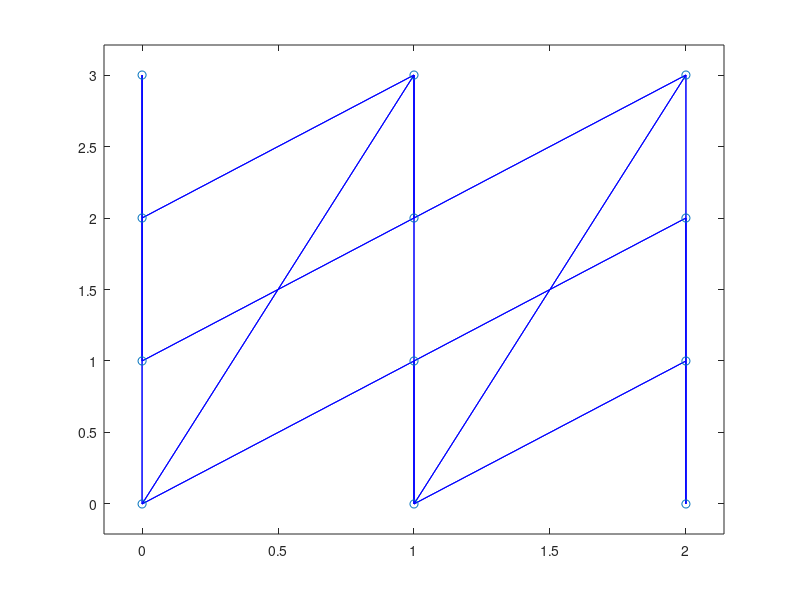

MATLAB code for this plot:
% Modeling a sliding microscopic 2D object
% Author: Theodor Jonsson
% Date 5/1/2023
% Testing using vectorized implementation instead of nested loops first.
% The strategy is to construct an adjecency matrix and use that together
% with similar method as in exercise 2 to simulate the system.
% The force function will now be more complicated but it will probabily be
% significantly faster and more general.
%

% ------- GIVEN PROPERTIES -------
Nc = 3; % Number of columns of the 2D object.
Nr = 4; % Rows of columns of the 2D object.
masses = 1; % All particles have mass 1.
ks = 100;
kd = 0;
g = 1;
dt = 2e-3;
L = 1; % Evenly distributed particles => sqrt(2) on diagonal.
% --------------------------------
NP = Nc*Nr;

% ------- Set up the 2D object --------
n_dims = 2;
% The object is denoted by the matrix X
x = meshgrid(0:L:(Nc-1)/L,0:L:(Nr-1)/L);
y = flip(meshgrid(0:L:(Nr-1)/L,0:L:(Nc-1)/L)',1);
X = cat(3,x,y);
X = reshape(X,[NP n_dims]); % Flatten the matrix.
% X now has Shape (NP x n_dims) 

% Now we can construct the adjecency matrix for the list of particles.
% Which we can use as a mask to remove the forces from non connected
% particles.
A = zeros(NP,NP);
for r = 0:Nr-1
    for c = 0:Nc-1
        i = r*Nc+c+1

        if c > 0
            A(i-1,i) = 1;
            A(i,i-1) = 1;
        end
        if r > 0
            A(i-Nc,i) = 1;
            A(i,i-Nc) = 1;
        end
    end
end
image(A*256)
x = squeeze(X(:,1));
y = squeeze(X(:,2));
xy = [x y]; % xy should be (NP x n_dims)
% Update positions etc. and plot
gplot(A,xy,'b')
hold on
scatter(X(:,1),X(:,2))
hold off
axis padded





